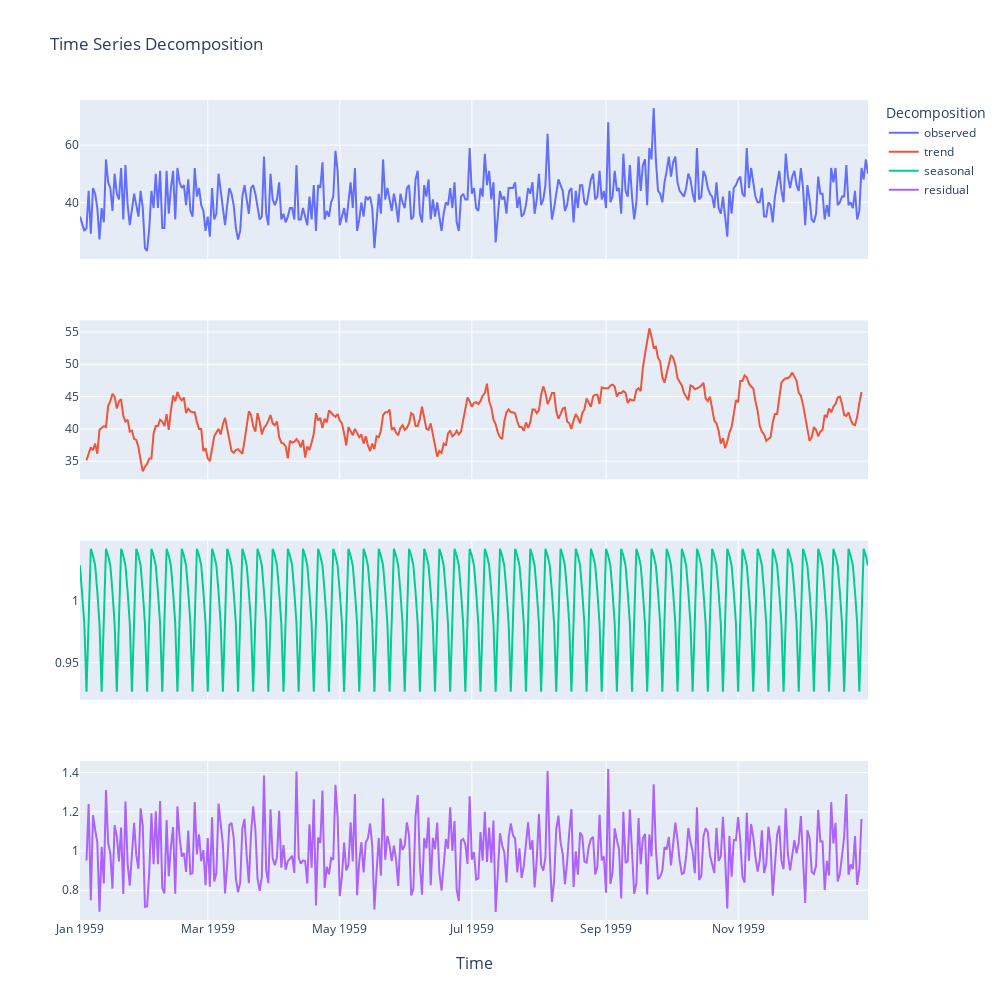

Notebook cell for this chart:
### Markdown cell above
## Plot decomposition

### Code cell
plot_time_series(df, cols="Births", decompose=True, viz_backend="plotly"  )

### Figure 1 — Plotly figure (JSON) as saved in the notebook; plotly's stock layout.template omitted (floating-point values rounded to 4 significant figures; data arrays with more than 128 entries replaced by an {"elided": "..."} marker saying what was removed)
{"data": [{"name": "observed", "type": "scatter", "x": {"elided": "365 str values"}, "xaxis": "x", "y": {"elided": "365 int values"}, "yaxis": "y"}, {"name": "trend", "type": "scatter", "x": {"elided": "365 str values"}, "xaxis": "x2", "y": {"elided": "365 float values"}, "yaxis": "y2"}, {"name": "seasonal", "type": "scatter", "x": {"elided": "365 str values"}, "xaxis": "x3", "y": {"elided": "365 float values"}, "yaxis": "y3"}, {"name": "residual", "type": "scatter", "x": {"elided": "365 str values"}, "xaxis": "x4", "y": {"elided": "365 float values"}, "yaxis": "y4"}], "layout": {"annotations": [{"font": {"size": 16}, "showarrow": false, "text": "Time", "x": 0.5, "xanchor": "center", "xref": "paper", "y": 0, "yanchor": "top", "yref": "paper", "yshift": -30}], "height": 1000, "legend": {"title": {"text": "Decomposition"}}, "title": {"text": "Time Series Decomposition"}, "width": 1000, "xaxis": {"anchor": "y", "autorange": true, "domain": [0, 1], "matches": "x4", "range": ["1959-01-01", "1959-12-31"], "showticklabels": false, "type": "date"}, "xaxis2": {"anchor": "y2", "autorange": true, "domain": [0, 1], "matches": "x4", "range": ["1959-01-01", "1959-12-31"], "showticklabels": false, "type": "date"}, "xaxis3": {"anchor": "y3", "autorange": true, "domain": [0, 1], "matches": "x4", "range": ["1959-01-01", "1959-12-31"], "showticklabels": false, "type": "date"}, "xaxis4": {"anchor": "y4", "autorange": true, "domain": [0, 1], "range": ["1959-01-01", "1959-12-31"], "type": "date"}, "yaxis": {"anchor": "x", "autorange": true, "domain": [0.8063, 1], "range": [20.22, 75.78], "type": "linear"}, "yaxis2": {"anchor": "x2", "autorange": true, "domain": [0.5375, 0.7312], "range": [32.2, 56.8], "type": "linear"}, "yaxis3": {"anchor": "x3", "autorange": true, "domain": [0.2687, 0.4625], "range": [0.9203, 1.048], "type": "linear"}, "yaxis4": {"anchor": "x4", "autorange": true, "domain": [0, 0.1938], "range": [0.6486, 1.458], "type": "linear"}}}
